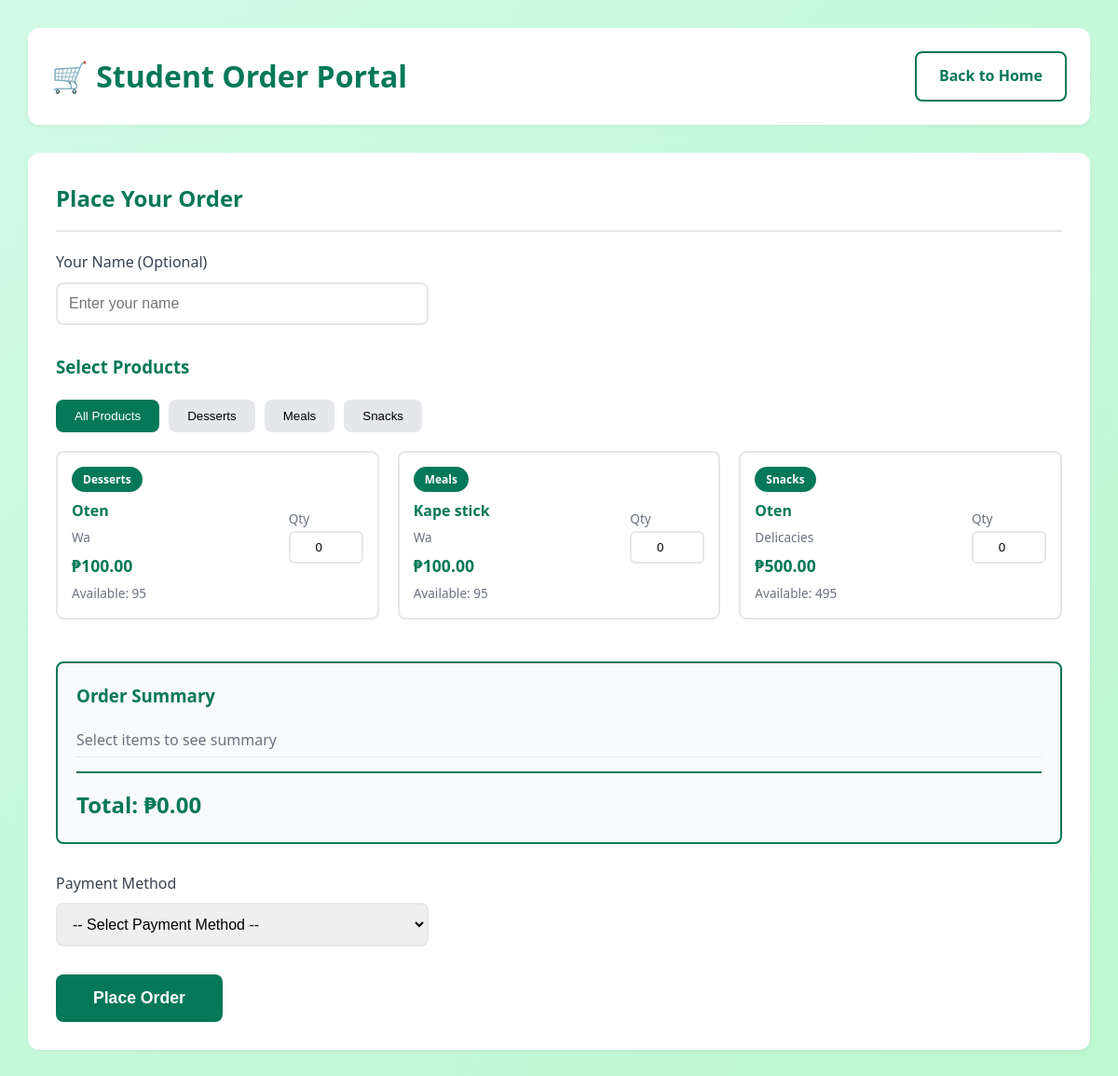
/order, run on the app's committed database.
### tables this page shows
CREATE TABLE products (
            id INTEGER PRIMARY KEY AUTOINCREMENT,
            name TEXT NOT NULL,
            category TEXT NOT NULL,
            price REAL NOT NULL,
            stock INTEGER NOT NULL,
            description TEXT,
            created_at TIMESTAMP DEFAULT CURRENT_TIMESTAMP
        );

### app.py (the view)
@app.route('/order')
def student_order():
    conn = get_db()
    cursor = conn.cursor()
    products = cursor.execute('''
        SELECT * FROM products
        WHERE stock > 0
        ORDER BY category, name
    ''').fetchall()
    categories = cursor.execute('''
        SELECT DISTINCT category FROM products
        WHERE stock > 0
        ORDER BY category
    ''').fetchall()
    conn.close()
    return render_template('student_order.html', products=products, categories=categories)

### app.py (called while the page is built)
def get_db():
    conn = sqlite3.connect(DATABASE)
    conn.row_factory = sqlite3.Row
    return conn

### templates/student_order.html (shortened to what this page needs)
<!DOCTYPE html>
<html lang="en">
<head>
    <link rel="stylesheet" href="{{ url_for('static', filename='style.css') }}">
</head>
<body>
    <div class="dashboard-container">
        <div class="dashboard-header">
            <h1>🛒 Student Order Portal</h1>
            <div class="user-info">
                <a href="{{ url_for('home') }}" class="btn btn-secondary">Back to Home</a>
            </div>
        </div>
        <div class="content-section">
            <h2>Place Your Order</h2>
            <form method="POST" action="{{ url_for('process_student_order') }}" id="orderForm">
                <div class="form-group" style="max-width: 400px; margin-bottom: 30px;">
                    <label>Your Name (Optional)</label>
                    <input type="text" name="student_name" placeholder="Enter your name">
                </div>
                <h3 style="color: #047857; margin-bottom: 20px;">Select Products</h3>
                {% if categories %}
                <div class="category-tabs">
                    <button type="button" class="category-tab active" onclick="showCategory('all')">All Products</button>
                    {% for cat in categories %}
                    <button type="button" class="category-tab" onclick="showCategory('{{ cat.category }}')">{{ cat.category }}</button>
                    {% endfor %}
                </div>
                <div class="category-section active" data-category="all">
                    <div style="display: grid; grid-template-columns: repeat(auto-fill, minmax(280px, 1fr)); gap: 20px; margin-bottom: 30px;">
                        {% for product in products %}
                        <div class="product-item">
                            <div class="product-info">
                                <span class="product-category">{{ product.category }}</span>
                                <h4>{{ product.name }}</h4>
                                {% if product.description %}
                                <p class="product-description">{{ product.description }}</p>
                                {% endif %}
                                <p class="price">₱{{ "%.2f"|format(product.price) }}</p>
                                <p class="stock">Available: {{ product.stock }}</p>
                            </div>
                            <div class="product-input">
                                <label style="font-size: 0.85rem; color: #6b7280;">Qty</label>
                                <input type="number" name="qty_{{ product.id }}" min="0" max="{{ product.stock }}" value="0" class="qty-input">
                            </div>
                        </div>
                        {% endfor %}
                    </div>
                </div>
                <div class="order-summary-section">
                    <h3>Order Summary</h3>
                    <div id="orderSummary">
                        <p style="color: #6b7280;">Select items to see summary</p>
                    </div>
                    <div class="total-amount">
                        Total: <span id="totalAmount">₱0.00</span>
                    </div>
                </div>
                <div class="form-group" style="max-width: 400px; margin: 30px 0;">
                    <label>Payment Method</label>
                    <select name="payment_method" required>
                        <option value="">-- Select Payment Method --</option>
                    </select>
                </div>
                <button type="submit" class="btn btn-primary" style="padding: 15px 40px; font-size: 1.1rem;">
                    Place Order
                </button>
                {% else %}
                <p style="text-align: center; color: #6b7280; padding: 40px;">
                    No products available at the moment.
                </p>
                {% endif %}
            </form>
        </div>
    </div>
</body>
</html>

### static/style.css (style rules this page uses)
* { margin: 0; padding: 0; box-sizing: border-box; }
body { font-family: 'Segoe UI', Tahoma, Geneva, Verdana, sans-serif; background: linear-gradient(135deg, #d1fae5 0%, #bbf7d0 100%); min-height: 100vh; color: #1f2937; line-height: 1.6; }
.btn { display: inline-block; padding: 12px 24px; border-radius: 8px; text-decoration: none; font-weight: 600; transition: all 0.3s; border: none; cursor: pointer; font-size: 1rem; }
.btn-primary { background: #047857; color: white; }
.btn-secondary { background: white; color: #047857; border: 2px solid #047857; }
.form-group { margin-bottom: 20px; }
.form-group label { display: block; margin-bottom: 8px; color: #374151; font-weight: 500; }
.form-group input, .form-group select, .form-group textarea { width: 100%; padding: 12px; border: 2px solid #e5e7eb; border-radius: 8px; font-size: 1rem; transition: border-color 0.3s; }
.dashboard-container { max-width: 1400px; margin: 0 auto; padding: 30px; }
.dashboard-header { background: white; padding: 25px; border-radius: 12px; box-shadow: 0 2px 4px rgba(0, 0, 0, 0.05); margin-bottom: 30px; display: flex; justify-content: space-between; align-items: center; }
.dashboard-header h1 { color: #047857; font-size: 2rem; }
.dashboard-header .user-info { text-align: right; }
.content-section { background: white; padding: 30px; border-radius: 12px; box-shadow: 0 2px 4px rgba(0, 0, 0, 0.05); margin-bottom: 30px; }
.content-section h2 { color: #047857; font-size: 1.5rem; margin-bottom: 20px; padding-bottom: 15px; border-bottom: 2px solid #e5e7eb; }
.product-item { display: flex; justify-content: space-between; align-items: center; padding: 15px; border: 2px solid #e5e7eb; border-radius: 8px; margin-bottom: 15px; transition: all 0.3s; }
.product-info h4 { color: #047857; margin-bottom: 5px; }
.product-category { display: inline-block; background: #047857; color: white; padding: 4px 12px; border-radius: 20px; font-size: 0.75rem; font-weight: 600; margin-bottom: 8px; }
.product-description { color: #6b7280; font-size: 0.85rem; margin: 5px 0; }
.product-info .price { color: #047857; font-size: 1.1rem; font-weight: 700; margin: 5px 0; }
.product-info .stock { color: #6b7280; font-size: 0.85rem; }
.product-input { width: 80px; }
.product-input input { width: 100%; padding: 8px; border: 2px solid #e5e7eb; border-radius: 6px; text-align: center; }
.order-summary-section { background: #f9fafb; padding: 20px; border-radius: 8px; margin: 30px 0; border: 2px solid #047857; }
.order-summary-section h3 { color: #047857; margin-bottom: 15px; }
#orderSummary p { margin: 5px 0; padding: 5px 0; border-bottom: 1px solid #e5e7eb; }
.total-amount { font-size: 1.5rem; font-weight: 700; color: #047857; margin-top: 15px; padding-top: 15px; border-top: 2px solid #047857; }

### templates/student_order.html (style rules this page uses)
.category-tabs { display: flex; gap: 10px; margin-bottom: 20px; flex-wrap: wrap; }
.category-tab { padding: 10px 20px; background: #e5e7eb; border: none; border-radius: 8px; cursor: pointer; transition: all 0.3s; font-weight: 500; }
.category-tab.active { background: #047857; color: white; }
.category-section { display: none; }
.category-section.active { display: block; }

### data on the page
products: category "Desserts", name "Oten", description "Wa", price "100.00", stock "95"
products: category "Meals", name "Kape stick", description "Wa", price "100.00", stock "95"
products: category "Snacks", name "Oten", description "Delicacies", price "500.00", stock "495"

### other printed values
{{ cat.category }} "Desserts" "Meals" "Snacks"
